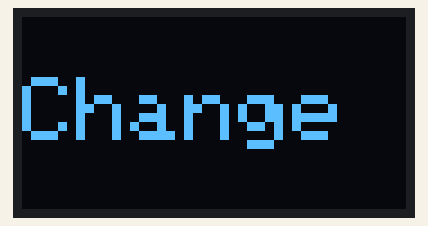
Simulated run of this sketch. Board: Arduino Uno, built with avr-gcc and run on an emulated ATmega328P. Parts: 128×64 one-colour display.

Above: at 0.1 s.
At 1.1 s:
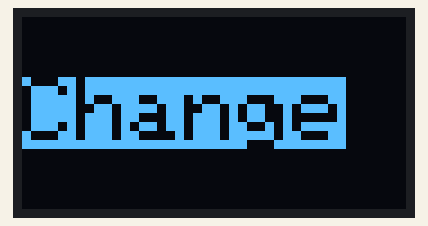

Measured:
- what the display in image 1 shows lasts 1.0 s, from 1.1 s to 2.1 s

The sketch:

exp18-5.ino
```cpp
#include <Wire.h>
#include <Adafruit_GFX.h>
#include <Adafruit_SSD1306.h>
#define OLED_ADDR   0x3C  // OLED I2C Address
#define SCREEN_WIDTH 128  // OLED display width  (pixels)
#define SCREEN_HEIGHT 64  // OLED display height (pixels)
//declare SSD1306 object connected to I2C
Adafruit_SSD1306 oled(SCREEN_WIDTH, SCREEN_HEIGHT, &Wire, -1);

void setup()
{
   // initialize with the I2C addr 0x3C
   oled.begin(SSD1306_SWITCHCAPVCC, OLED_ADDR);
   oled.setTextSize(3);
}

void loop()
{
   // Display Inverted Text
   oled.clearDisplay();
   oled.setTextColor(WHITE, BLACK); // 'inverted' text
   oled.setCursor(0, 20);
   oled.println("Change");
   oled.display();
   delay(1000);
   oled.clearDisplay();
   oled.setTextColor(BLACK, WHITE); // 'inverted' text
   oled.setCursor(0, 20);
   oled.println("Change");
   oled.display();
   delay(1000);
}
```
